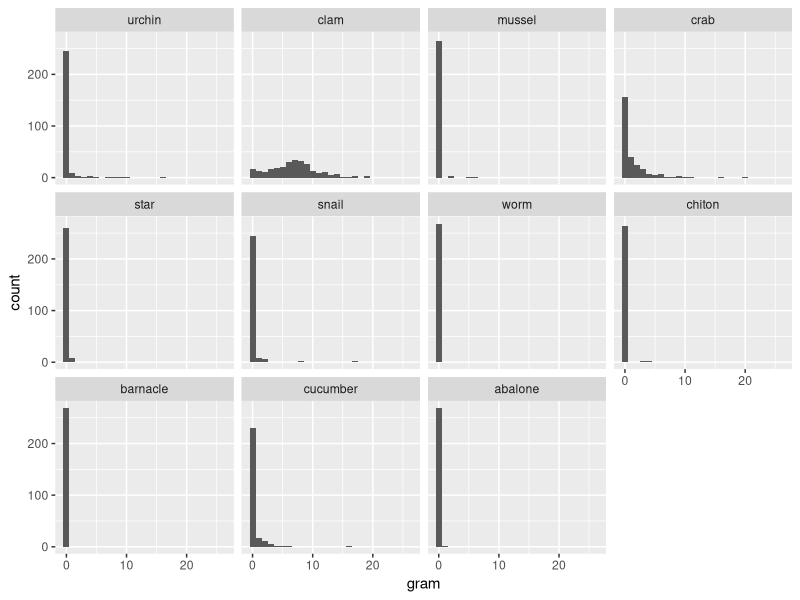
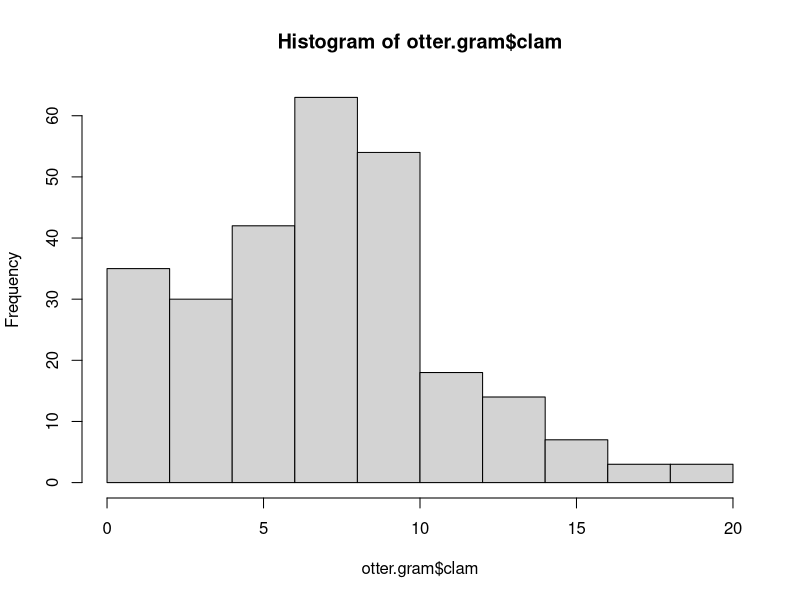
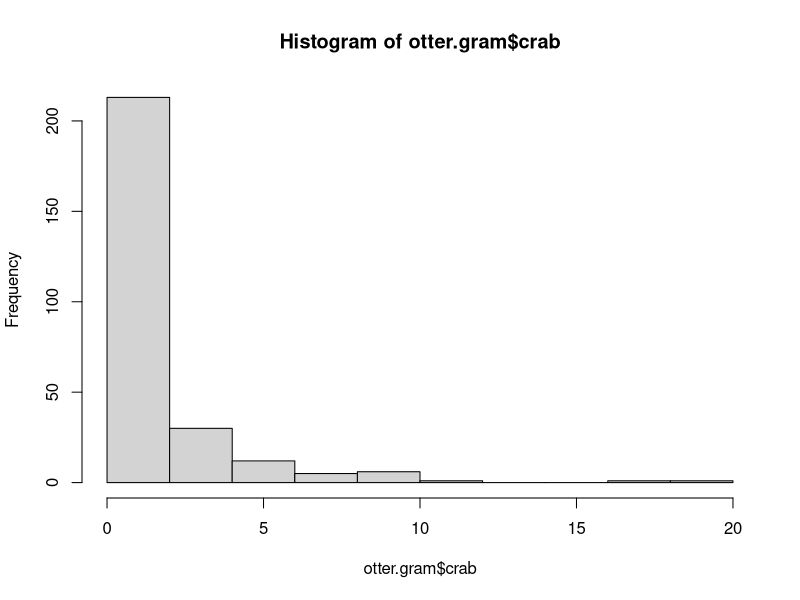
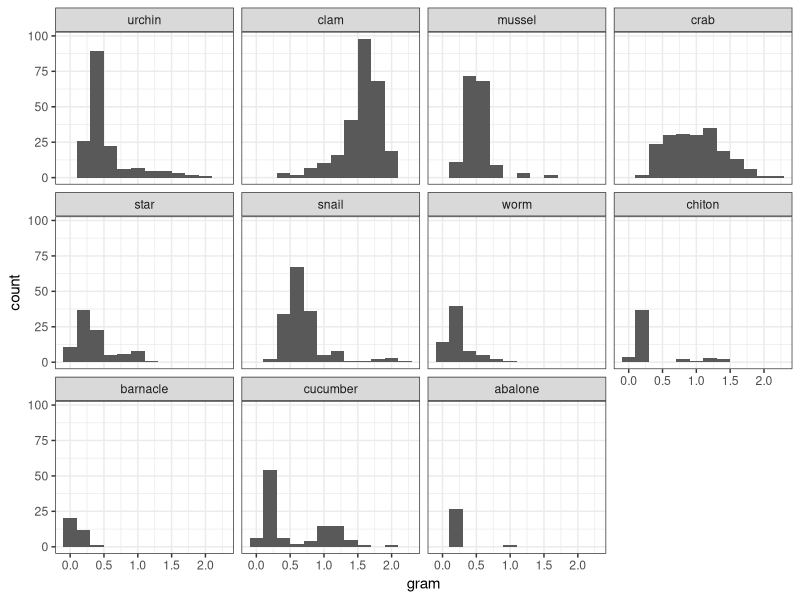

The R script that drew these images, in order: (Note: this script raises an error after producing the figures.)
############  FISH631 Project  ############

# I am stting the working dir at the usual foraging folder, but I may want to make a new folder
setwd("/Users/nila/Documents/UAF/RStudio/APECS/Sea_otter_foraging")

#programs
library(ggplot2)
library(lattice)
require(stats)
library(tidyverse)
library(scales)

#load files
otter.gram<- read.csv("Visual/SOFA/Otter_gram.csv", row.names=1)
ott.sum <- read.csv("Visual/SOFA/Otter_summary.csv", row.names=1)
ott.raw <- read.csv("Visual/2018_Foraging_data_RAW.csv")

#stack otter.gram
stack.gram <- stack(otter.gram)
names(stack.gram) <- c("gram", "species")

# plot hist of all the grams/min
ggplot(data=stack.gram, aes(x=gram)) + 
  geom_histogram(binwidth = 1) +
  facet_wrap(vars(species))

hist(otter.gram$clam)
hist(otter.gram$crab)


# rename areas
ott.sum$Area<-recode_factor(ott.sum$Area, "EIGHTYEIGHT"=">30 years", 
                            "OHTHREE"=">15 years", "TEN"="> 8 years", .ordered = FALSE)
#recode_factor(.x, ..., .default = NULL, .missing = NULL,.ordered = FALSE)

### Standardize to species maximum: - Don't think this will be useful in the end
#MAX <- apply(otter.gram,2,max)    # Maximum values in each column
#gram.std <- scale(otter.gram, center=F, scale = MAX)
#head(gram.std)

#stack gram.std - doesn't work
#stack.gram.std <- stack(gram.std)
#names(stack.gram.std) <- c("gram", "species")

#Transform otter.gram with square root
(otter.gram.tf<- otter.gram^.25)
#stack transformed data
stack.gram.tf <- stack(otter.gram.tf)
names(stack.gram.tf) <- c("gram", "species")

stack.gram.tf[stack.gram.tf==0]<-NA

# plot hist of all the grams/min transformed
ggplot(data=stack.gram.tf, aes(x=gram)) + 
  geom_histogram(binwidth = .2) +
  facet_wrap(vars(species)) +
  theme_bw()

# info from ott.sum
par(mfrow= c(2,2))
plot(ott.sum$Sex, main = "Sex")
plot(ott.sum$Ageclass, main = "Age")
plot(ott.sum$Area, main = "Locations (year)")
hist(ott.sum$success_rt,  main = "Histogram of Sucess rate", xlab= "", ylab= "")
par(mfrow= c(1,1))
#combine files
otter <- cbind(otter.gram.tf, Ageclass = ott.sum$Ageclass, Sex = ott.sum$Sex, Area = ott.sum$Area, 
               Season = ott.sum$Season)
otter
# advice from Franz - gives # of 0 in each prey type
apply(otter.gram,2,function(x) sum(x==0))

# create Bray-curtis distances
library(vegan)
library(MASS)
otter.bray <- vegdist(otter.gram.tf, method = "bray")
round(otter.bray,2)

#betadispr with Area
(disp <- betadisper(otter.bray, otter$Area))
PCoA.d <- dist(disp$vectors[,1:10])
plot(otter.bray, PCoA.d); cor(otter.bray, PCoA.d)
anova(disp)
TukeyHSD(disp)
plot(disp) 
plot(disp, c(2,3))
#betadispr with Sex (including unknown)
(disp <- betadisper(otter.bray, otter$Sex))
PCoA.d <- dist(disp$vectors[,1:10])
plot(otter.bray, PCoA.d); cor(otter.bray, PCoA.d)
anova(disp)
TukeyHSD(disp)
plot(disp) 
plot(disp, c(2,3))
#betadispr with Ageclass
(disp <- betadisper(otter.bray, otter$Ageclass))
PCoA.d <- dist(disp$vectors[,1:10])
plot(otter.bray, PCoA.d); cor(otter.bray, PCoA.d)
anova(disp)
TukeyHSD(disp)
plot(disp) 
plot(disp, c(2,3))
#betadispr with Season
(disp <- betadisper(otter.bray, otter$Season))
PCoA.d <- dist(disp$vectors[,1:10])
plot(otter.bray, PCoA.d); cor(otter.bray, PCoA.d)
anova(disp)
TukeyHSD(disp)
plot(disp) 
plot(disp, c(2,3))

# All of these metrics were not significant, which is good! But season is really close to 0.05


# NMDS - can use 2D because is simpler
otter.nmds <- isoMDS(otter.bray, k=2) 
#type I PERMANOVA
adonis(otter.bray ~ Season + Ageclass + Sex + Area + Site, data=ott.sum, perm=999) 
adonis(otter.bray ~ Sex + Area + Site + Sex:Area, data=ott.sum, perm=999)
adonis(otter.bray ~ Sex + Area + Site, data=ott.sum, perm=999) # best model, only explains 19%
# type III PERMANOVA
adonis2(otter.bray ~ Sex + Ageclass + Season + Area + Site, data=ott.sum, by="margin", perm=999)
adonis2(otter.bray ~ Sex + Area + Site, data=ott.sum, by="margin", perm=999)

ott.mds<-metaMDS(otter.gram.tf, k=2, try=20, autotransform = FALSE)
ott.mds$stress
stressplot(ott.mds)
ordiplot(ott.mds, display=c("sites", "species"), type="t", cex=1)
plot(ott.mds$points, col=as.numeric(ott.sum$Area), pch=16, cex=2, asp=1)
plot(ott.mds$points, col=as.numeric(ott.sum$Sex), pch=16, cex=2, asp=1)
plot(ott.mds$points, col=as.numeric(ott.sum$Site), pch=16, cex=2, asp=1)

######################################################################################################
#Now lets remove worm, chiton, barnicle, and abalone (these make up a very small percent of the diet)
ott.slim <- otter.gram.tf[,c(1:6,10)] 

#combine files
otter.slim <- cbind(ott.slim, Ageclass = ott.sum$Ageclass, Sex = ott.sum$Sex, Area = ott.sum$Area, Site = ott.sum$Site)
otter.slim

# create Bray-curtis distances
otter.bray2 <- vegdist(ott.slim, method = "bray")
round(otter.bray2,2)
# MDS - can use 2D because is simpler
otter2.nmds <- isoMDS(otter.bray2, k=2) 
#type I PERMANOVA
slim.perm<-adonis(otter.bray2 ~ Sex + Area + Site, data=ott.sum, perm=999) # best model (others not sig)
slim.perm
# type III PERMANOVA
adonis2(otter.bray2 ~ Sex + Ageclass + Area + Site, data=ott.sum, by="margin", perm=999)
adonis2(otter.bray2 ~ Sex + Area, data=ott.sum, by="margin", perm=9999)

ott2.mds<-metaMDS(ott.slim, k=2, try=500, autotransform = FALSE)
ott2.mds$stress
stressplot(ott2.mds)
ordiplot(ott2.mds, display=c("sites", "species"), type="t", cex=1)
plot(ott2.mds$points, col=as.numeric(otter.slim$Area), pch=16, cex=2, asp=1)
plot(ott2.mds$points, col=as.numeric(otter.slim$Sex), pch=16, cex=2, asp=1)
plot(ott2.mds$points, col=as.numeric(otter.slim$Season), pch=16, cex=2, asp=1)
plot(ott2.mds$points, col=as.numeric(otter.slim$Site), pch=16, cex=2, asp=1) # not helpful

(vec.slim <- envfit(ott2.mds$points, ott.slim, perm=1000))

# make ordination plot in ggplot for Areas

#first make a data frame of the scores
area.scores <- as.data.frame(scores(ott2.mds))
# create a column of site names, from the rownames of data.scores
area.scores$otter <- rownames(area.scores)  
area.scores <- cbind(area.scores, Area = otter.slim$Area, Site = otter.slim$Site)
head(area.scores)

#Using the scores function from vegan to extract the species scores and convert to a data.frame
species2.scores <- as.data.frame(scores(ott2.mds, "species"))  
# create a column of species, from the rownames of species.scores
species2.scores$species <- rownames(species2.scores)  
head(species2.scores)

ggplot() + 
  geom_text(data=species2.scores,aes(x=NMDS1,y=NMDS2,label=species),alpha=0.5) +  # add the species labels
  geom_point(data=area.scores,aes(x=NMDS1,y=NMDS2,shape=Area,colour=Area),size=3) + # add the point markers
  scale_colour_manual(values=c(">15 years" = "#E69F00", "> 8 years" = "#56B4E9", ">30 years" = "#999999")) +
  coord_equal() + 
  theme_bw() +
  theme(axis.text.x = element_blank(),  # remove x-axis text
        axis.text.y = element_blank(), # remove y-axis text
        axis.ticks = element_blank(),  # remove axis ticks
        axis.title.x = element_text(size=18), # remove x-axis labels
        axis.title.y = element_text(size=18), # remove y-axis labels
        panel.background = element_blank(), 
        panel.grid.major = element_blank(),  #remove major-grid labels
        panel.grid.minor = element_blank(),  #remove minor-grid labels
        plot.background = element_blank())


#placing a hull for area
area.88 <- area.scores[area.scores$Area == ">30 years", ][chull(area.scores[area.scores$Area == 
                                                                   ">30 years", c("NMDS1", "NMDS2")]), ]  # hull values for 1988
area.03 <- area.scores[area.scores$Area == ">15 years", ][chull(area.scores[area.scores$Area == 
                                                                   ">15 years", c("NMDS1", "NMDS2")]), ]  # hull values for 2003
area.10 <- area.scores[area.scores$Area == "> 8 years", ][chull(area.scores[area.scores$Area == 
                                                                         "> 8 years", c("NMDS1", "NMDS2")]), ]  # hull values for 2010

hull2.data <- rbind(area.88, area.03, area.10)  #combine grp.a and grp.b
hull2.data
ggplot() + 
  geom_polygon(data=hull2.data,aes(x=NMDS1,y=NMDS2,fill=Area,group=Area),alpha=0.30) + 
  scale_fill_manual(values=c(">15 years" = "#E69F00", "> 8 years" = "#56B4E9", ">30 years" = "#999999")) +
  geom_text(data=species2.scores,aes(x=NMDS1,y=NMDS2,label=species),alpha=0.5) +  # add the species labels
  geom_point(data=area.scores,aes(x=NMDS1,y=NMDS2,shape=Area,colour=Area),size=4) + # add the point markers
  scale_colour_manual(values=c(">15 years" = "#E69F00", "> 8 years" = "#56B4E9", ">30 years" = "#999999")) +
  coord_equal() +
  theme_bw() + 
  theme(axis.text.x = element_blank(),  # remove x-axis text
        axis.text.y = element_blank(), # remove y-axis text
        axis.ticks = element_blank(),  # remove axis ticks
        axis.title.x = element_text(size=18), # remove x-axis labels
        axis.title.y = element_text(size=18), # remove y-axis labels
        panel.background = element_blank(), 
        panel.grid.major = element_blank(),  #remove major-grid labels
        panel.grid.minor = element_blank(),  #remove minor-grid labels
        plot.background = element_blank())

#####################################################################################################
#Now run with ONLY known sex!
# want to filter the data
otter.sex <- filter(otter.slim, Sex == "M"| Sex == "F")

#now make a file of the distances only by removing them from ott.sex
ott.sex <- otter.sex[,1:7]

# create Bray-curtis distances
otter.bray3 <- vegdist(ott.sex, method = "bray")
round(otter.bray3,2)
# MDS - can use 2D because is simpler
otter3.nmds <- isoMDS(otter.bray3, k=2) 
#type I PERMANOVA
sex.perm<-adonis2(otter.bray3 ~ Sex + Area + Site, data=otter.sex, perm=9999)
# type III PERMANOVA
adonis2(otter.bray3 ~ Sex + Ageclass + Area + Site, data=otter.sex, by="margin", perm=9999)
adonis2(otter.bray3 ~ Sex + Area, data=otter.sex, by="margin", perm=9999)

ott3.mds<-metaMDS(ott.sex, k=2, try=20, autotransform = FALSE)
ott3.mds$stress
stressplot(ott3.mds)
ordiplot(ott3.mds, display=c("sites", "species"), type="t", cex=1)
plot(ott3.mds$points, col=as.numeric(otter.sex$Area), pch=16, cex=2, asp=1)
plot(ott3.mds$points, col=as.numeric(otter.sex$Sex), pch=16, cex=2, asp=1)
plot(ott3.mds$points, col=as.numeric(otter.sex$Site), pch=16, cex=2, asp=1)

# make ordination plot in ggplot

#first make a data frame of the scores
data.scores <- as.data.frame(scores(ott3.mds))
# create a column of site names, from the rownames of data.scores
data.scores$otter <- rownames(data.scores)  
data.scores <- cbind(data.scores, Ageclass = otter.sex$Ageclass, Sex = otter.sex$Sex, 
                     Area = otter.sex$Area, Site = otter.sex$Site)
head(data.scores)

#Using the scores function from vegan to extract the species scores and convert to a data.frame
species.scores <- as.data.frame(scores(ott3.mds, "species"))  
# create a column of species, from the rownames of species.scores
species.scores$species <- rownames(species.scores)  
head(species.scores)

ggplot() + 
  geom_text(data=species.scores,aes(x=NMDS1,y=NMDS2,label=species),alpha=0.5) +  # add the species labels
  geom_point(data=data.scores,aes(x=NMDS1,y=NMDS2,shape=Sex,colour=Sex),size=3) + # add the point markers
  scale_colour_manual(values=c("F" = "red", "M" = "blue")) +
  coord_equal() +
  theme_bw() +
  theme(axis.text.x = element_blank(),  # remove x-axis text
      axis.text.y = element_blank(), # remove y-axis text
      axis.ticks = element_blank(),  # remove axis ticks
      axis.title.x = element_text(size=18), # remove x-axis labels
      axis.title.y = element_text(size=18), # remove y-axis labels
      panel.background = element_blank(), 
      panel.grid.major = element_blank(),  #remove major-grid labels
      panel.grid.minor = element_blank(),  #remove minor-grid labels
      plot.background = element_blank())

#placing a hull for sex
sex.f <- data.scores[data.scores$Sex == "F", ][chull(data.scores[data.scores$Sex == 
                                                                   "F", c("NMDS1", "NMDS2")]), ]  # hull values for female
sex.m <- data.scores[data.scores$Sex == "M", ][chull(data.scores[data.scores$Sex == 
                                                                   "M", c("NMDS1", "NMDS2")]), ]  # hull values for male

hull.data <- rbind(sex.f, sex.m)  #combine grp.a and grp.b
hull.data
ggplot() + 
  geom_polygon(data=hull.data,aes(x=NMDS1,y=NMDS2,fill=Sex,group=Sex),alpha=0.30) + # add the convex hulls
  geom_text(data=species.scores,aes(x=NMDS1,y=NMDS2,label=species),alpha=0.5) +  # add the species labels
  geom_point(data=data.scores,aes(x=NMDS1,y=NMDS2,shape=Sex,colour=Sex),size=4) + # add the point markers
  scale_colour_manual(values=c("F" = "red", "M" = "blue")) +
  coord_equal() +
  theme_bw() + 
  theme(axis.text.x = element_blank(),  # remove x-axis text
        axis.text.y = element_blank(), # remove y-axis text
        axis.ticks = element_blank(),  # remove axis ticks
        axis.title.x = element_text(size=18), # remove x-axis labels
        axis.title.y = element_text(size=18), # remove y-axis labels
        panel.background = element_blank(), 
        panel.grid.major = element_blank(),  #remove major-grid labels
        panel.grid.minor = element_blank(),  #remove minor-grid labels
        plot.background = element_blank())
